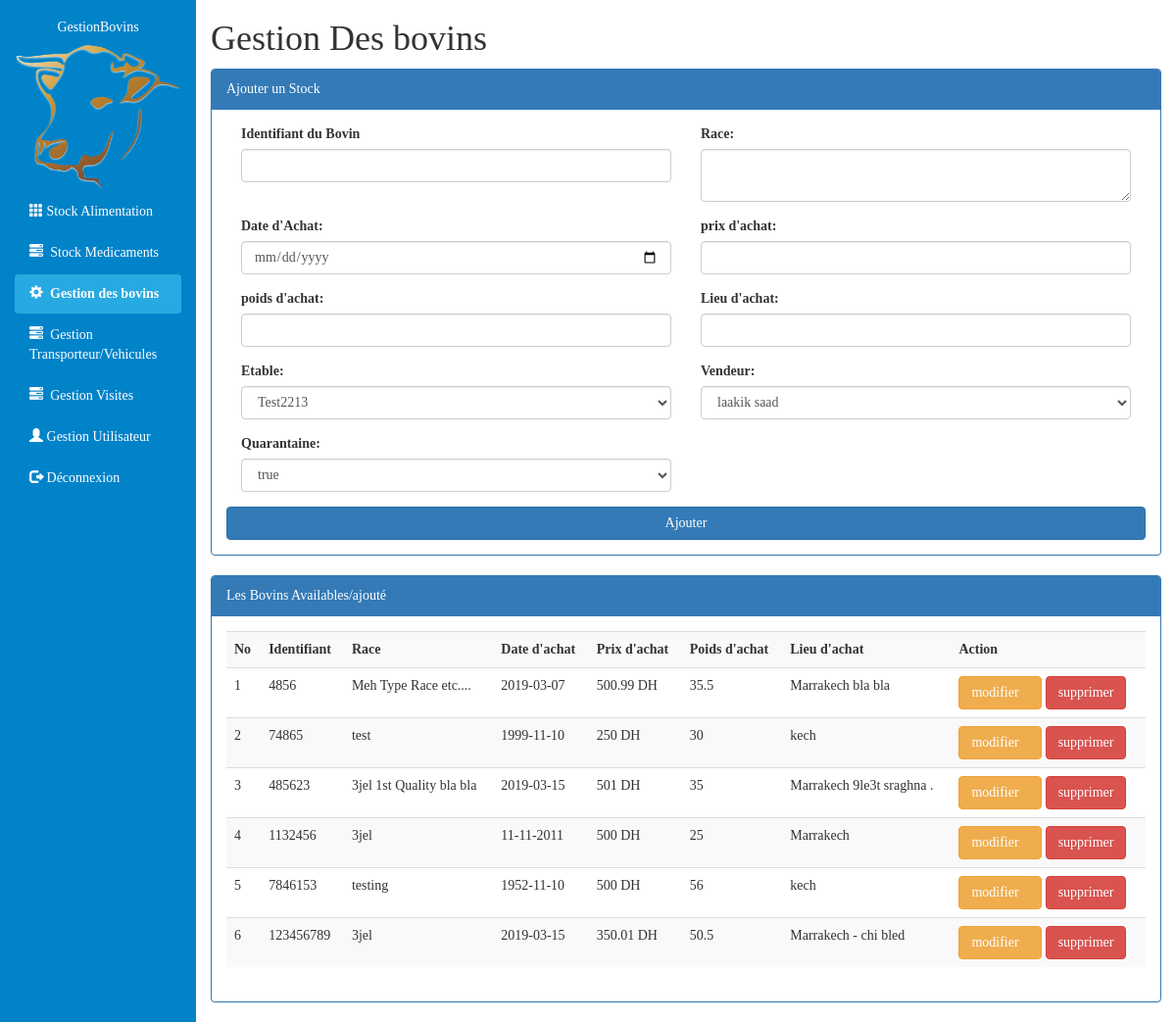
Screenshot of /ajoutBovins.php (signed in) with the database file from the repository.
### tables this page shows
CREATE TABLE `bovins` (
  `id_bov` int(11) NOT NULL,
  `race` varchar(25) DEFAULT NULL,
  `dateachat` varchar(25) DEFAULT NULL,
  `prixachat` float DEFAULT NULL,
  `poidachat` float DEFAULT NULL,
  `lieuachat` varchar(25) DEFAULT NULL,
  `datevente` varchar(25) DEFAULT NULL,
  `prixavente` float DEFAULT NULL,
  `poidvente` float DEFAULT NULL,
  `lieuvente` varchar(25) DEFAULT NULL,
  `vendu` varchar(25) DEFAULT NULL,
  `mort` varchar(25) DEFAULT NULL,
  `datemort` varchar(25) DEFAULT NULL,
  `id_etab` int(11) DEFAULT NULL,
  `id_vend` int(11) DEFAULT NULL,
  `id_q` int(11) DEFAULT NULL,
  `poidAct` int(11) NOT NULL
);

### ajoutBovins.php (the view, shortened to what this page needs)
<!DOCTYPE html>
<html lang="fr" dir="ltr">
  <head>
    <link rel="stylesheet" href="css/bootstrap.min.css">
    <link rel="stylesheet" href="css/style.css">
  </head>
  <body>
    <div class="container-fluid">
      <div class="row">
        <div class="col-sm-2 ">
          <ul id="Sidemenu" class="nav nav-pills nav-stacked">
          <li> <div class="">
                <h1 class="RM-txt"> GestionBovins </h1>
                <div class="user-panel img-wrap">
                    <img class="img-responsive" alt="cow" src="img/cow.png">
                </div>
            </div></li>
            <li class=""><a href="ajoutStock.php"><span class="glyphicon glyphicon-th"></span>&nbsp;Stock Alimentation</a></li>
            <li class=""><a href="ajoutMed.php"><span class="glyphicon glyphicon-tasks"></span>&nbsp; Stock Medicaments</a></li>
            <li class="active"><a href="gestBovins.php"><span class="glyphicon glyphicon-cog"></span>&nbsp; Gestion des bovins</a></li>
            <li class=""><a href="ajoutTrans.php"><span class="glyphicon glyphicon-tasks"></span>&nbsp; Gestion Transporteur/Vehicules</a></li>
            <li class=""><a href="ajoutVisite.php"><span class="glyphicon glyphicon-tasks"></span>&nbsp; Gestion Visites</a></li>
            <li class=""><a href="ajoutUser.php"><span class="glyphicon glyphicon-user"></span>&nbsp;Gestion Utilisateur</a></li>
            <li class="pull-down"><a href="Logout.php"><span class="glyphicon glyphicon-log-out"></span> Déconnexion</a> </li>  </ul>
      </div>
        <div class="col-sm-10">
          <h1>Gestion Des bovins</h1>
          <div class="">
            <div class="panel panel-primary">
              <div class="panel-heading">Ajouter un Stock</div>
  <div class="panel-body">
    <form class="" action="ajoutbovins.php" method="post">
      <fieldset>
        <div class="form-group col-md-6">
          <label for="type">Identifiant du Bovin</label>
          <input required  type="text" class="form-control" name="id_bov" value="">
        </div>
        <div class="form-group col-md-6">
          <label for="type">Race:</label>
          <textarea class="form-control" name="race" required></textarea>
        </div>
        <div class="form-group col-md-6">
          <label for="type">Date d'Achat:</label>
          <input required  type="date" class="form-control" name="dateachat" value="">
        </div>
        <div class="form-group col-md-6">
          <label for="type">prix d'achat:</label>
          <input required  type="number" step="any" class="form-control" name="prixachat" value="">
        </div>
        <div class="form-group col-md-6">
          <label for="type">poids d'achat:</label>
          <input required  type="number" step="any" class="form-control" name="poidachat" value="">
        </div>
        <div class="form-group col-md-6">
          <label for="type">Lieu d'achat:</label>
          <input required  type="text" class="form-control" name="lieuachat" value="">
        </div>
        <div class="form-group col-md-6">
          <label for="type">Etable:</label>
          <select class="form-control" name="id_etab">
            <?php
                    global $link;
                    $view = "SELECT * FROM etables ";
                    $exec=mysqli_query($link,$view);
                    while ($datarows=mysqli_fetch_array($exec)) {
                      $Id=$datarows["id_etab"];
                      $nom=$datarows["nom"];
                      ?>
                      <option value="<?php echo $Id; ?>" > <?php echo $nom;  ?></option>
                    <?php } ?>
          </select>
        </div>
          <div class="form-group col-md-6">
            <label for="type">Vendeur:</label>
            <select class="form-control" name="id_vend">
              <?php
                      global $link;
                      $view = "SELECT * FROM vendeur ";
                      $exec=mysqli_query($link,$view);
                      while ($datarows=mysqli_fetch_array($exec)) {
                        $Id=$datarows["id_vend"];
                        $nom=$datarows["nom_vend"];
                        $prenom=$datarows["prenom_vend"];
                        ?>
                        <option value="<?php echo $Id; ?>" > <?php echo $nom." ".$prenom;  ?></option>
                      <?php } ?>
            </select>
          </div>
          <div class="form-group col-md-6">
            <label for="type">Quarantaine:</label>
            <select class="form-control" name="id_q">
              <?php
                      global $link;
                      $view = "SELECT * FROM quarantaine ";
                      $exec=mysqli_query($link,$view);
                      while ($datarows=mysqli_fetch_array($exec)) {
                        $Id=$datarows["id_q"];
                        $nom=$datarows["libelle"];
                        ?>
                        <option value="<?php echo $Id; ?>" > <?php echo $nom;  ?></option>
                      <?php } ?>
            </select>
          </div>
        <input required  class="btn btn-primary btn-block" type="submit" name="submit" value="Ajouter">
      </fieldset>
    </form>
  </div>
          </div>
          <div class="panel panel-primary">
            <div class="panel-heading">Les Bovins Availables/ajouté</div>
<div class="panel-body">
  <div class="table-responsive">
  <table class="table table-striped table-hover">
    <tr>
    <th>No</th>
    <th>Identifiant</th>
    <th>Race</th>
    <th>Date d'achat</th>
    <th>Prix d'achat</th>
    <th>Poids d'achat</th>
    <th>Lieu d'achat</th>
    <th>Action</th>
  </tr>
  <?php
            global $link;
            $view = "SELECT * FROM bovins";
            $exec=mysqli_query($link,$view);
            $sr = 0;
            while ($datarows=mysqli_fetch_array($exec)) {
              $Id = $datarows["id_bov"];
              $libelle=$datarows["race"];
              $desc = $datarows["dateachat"];
              $p = $datarows["prixachat"];
              $q = $datarows["poidachat"];
              $dateA = $datarows["lieuachat"];
              $sr++;
              ?>
              <tr>
              <td><?php echo  $sr;?></td>
              <td><?php echo $Id; ?></td>
              <td><?php echo $libelle; ?></td>
              <td><?php echo $desc; ?></td>
              <td><?php echo " ".$p." DH"; ?></td>
              <td><?php echo $q; ?></td>
              <td><?php echo $dateA; ?></td>
              <td><a href="EditBovins.php?Edit=<?php echo $Id; ?>"><span class="btn btn-warning">modifier &nbsp;&nbsp;</span></a>
               <a href="DeleteBovins.php?id=<?php echo $Id; ?>"> <span class="btn btn-danger">supprimer</span></a></td>
   </tr>
 <?php } ?>
  </table>
</div>
</div>
</div>
        </div>
      </div>
    </div>
  </body>
</html>

### css/style.css (style rules this page uses)
* { font-family: verdana; }
.RM-txt { font-family: cursive; text-align: center; }
body { background-color: #0083C9; position: relative; padding: 0px; margin: 0; }
.col-sm-10 { background-color: #fff; }
.col-sm-2 { background-color: #0083C9; }
#Sidemenu h1 { color: white; font-size: 14px; text-align: center; }
#Sidemenu { background-color: #0083C9; }
#Sidemenu a { color: #fff; }
#Sidemenu .active a { color: #fff; background-color: #27AAE1; font-weight: bold; }

### rows the page displays
bovins: id_bov "4856", race "Meh Type Race etc....", dateachat "2019-03-07", prixachat "500.99", poidachat "35.5", lieuachat "Marrakech bla bla"
bovins: id_bov "74865", race "test", dateachat "1999-11-10", prixachat "250", poidachat "30", lieuachat "kech"
bovins: id_bov "485623", race "3jel 1st Quality bla bla", dateachat "2019-03-15", prixachat "501", poidachat "35", lieuachat "Marrakech 9le3t sraghna ."
bovins: id_bov "1132456", race "3jel", dateachat "11-11-2011", prixachat "500", poidachat "25", lieuachat "Marrakech"
bovins: id_bov "7846153", race "testing", dateachat "1952-11-10", prixachat "500", poidachat "56", lieuachat "kech"
bovins: id_bov "123456789", race "3jel", dateachat "2019-03-15", prixachat "350.01", poidachat "50.5", lieuachat "Marrakech - chi bled"

### other values shown
form field id_etab "Test2213"
form field id_vend "laakik saad"
form field id_q "true"
